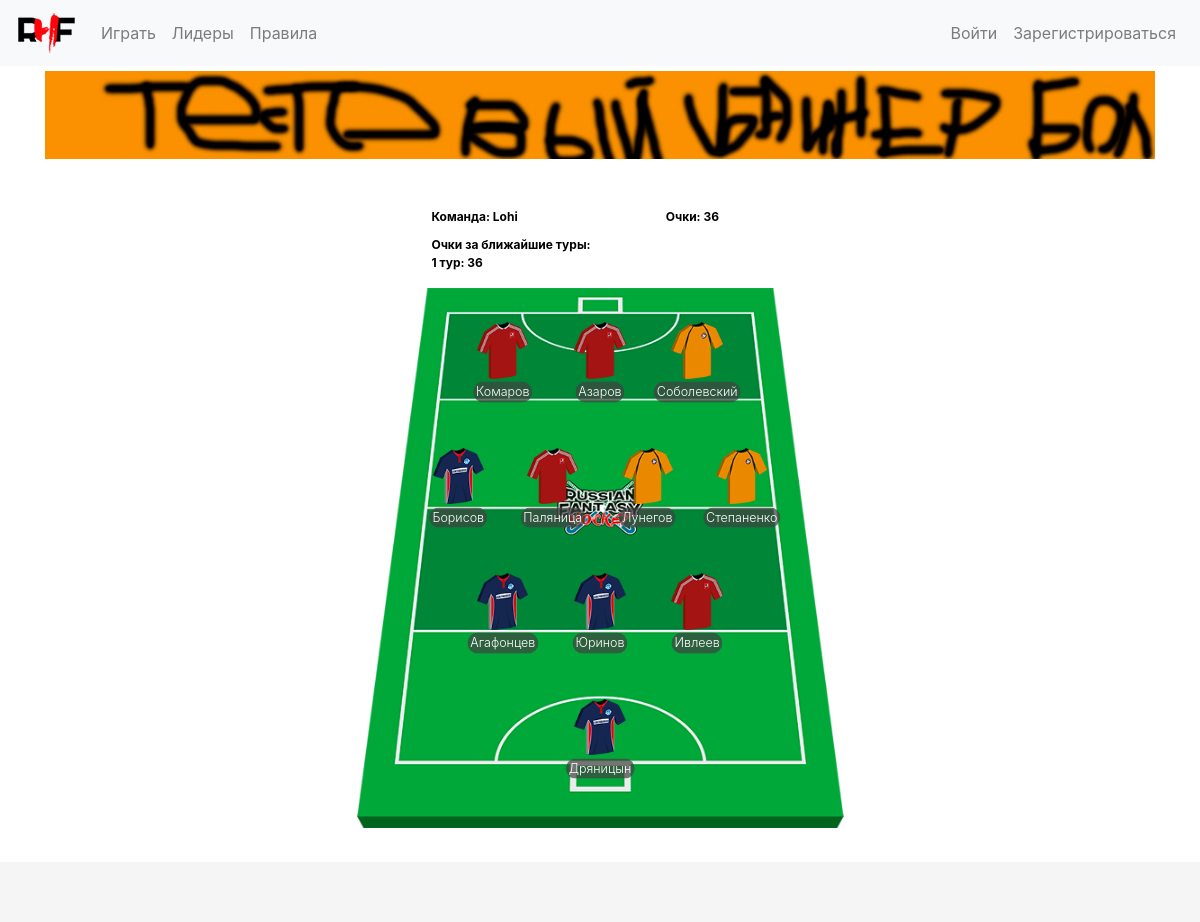
The page /users_team/1/ on the database its author committed.
### accounts/models.py (models this page shows, shortened)
class AdBanners(models.Model):
    name = models.CharField(max_length=120, null=False, blank=False)
    start_time = models.DateTimeField(auto_now_add=False, auto_now=False, blank=False, null=False)
    end_time = models.DateTimeField(auto_now_add=False, auto_now=False, blank=False, null=False)
    small_image = models.ImageField(upload_to='banners/', blank=False, null=False, help_text='Resolution 414 x 50 px')
    medium_image = models.ImageField(upload_to='banners/', blank=False, null=False, help_text='Resolution 800 x 80 px')
    large_image = models.ImageField(upload_to='banners/', blank=False, null=False, help_text='Resolution 1140 x 90 px')
    link = models.URLField(blank=True, null=True)

class Profile(models.Model):
    user_id = models.OneToOneField(User, on_delete=models.CASCADE, primary_key=True)
    team_name = models.CharField(max_length=30, null=True, blank=True)
    budget = models.FloatField(default=DEFAULT_BUDGET)
    changes_count = models.PositiveIntegerField(default=0)
    refresh_changes = models.BooleanField(editable=False, default=False)
    points = models.PositiveIntegerField(default=0, blank=False, null=False)

### players/models.py (models this page shows, shortened)
class Player(models.Model):
    club = models.ForeignKey(Club)
    surname = models.CharField(max_length=100, blank=False, null=False)
    name = models.CharField(max_length=100, blank=False, null=False)
    GOALKEEPER = 'GK'
    DEFENDER = 'DE'
    MIDFIELDER = 'MF'
    FORWARD = 'FW'
    POSITION_CHOICES = (
        (GOALKEEPER, 'GOALKEEPER'),
        (DEFENDER, 'DEFENDER'),
        (MIDFIELDER, 'MIDFIELDER'),
        (FORWARD, 'FORWARD')
    )
    position = models.CharField(max_length=2, choices=POSITION_CHOICES, blank=False, null=False)
    price = models.FloatField(blank=False, null=False)
    points = models.IntegerField(blank=False, null=False, default=0, editable=False)

### fantasy_hockey/views.py (the view)
# urls.py: url(r'^users_team/(?P<user_id>\d+)/$', views.render_user_team),
def render_user_team(request, user_id):
    profile = Profile.objects.get(pk=user_id)
    user = User.objects.get(pk=user_id)
    team_instances = Team.objects.filter(user_id=profile, tour_number_end__isnull=True)
    team = {'GK': [], 'DE': [], 'MF': [], 'FW': []}
    last_3_results = players.get_results_of_3_last_tours(user)
    utc_now = datetime.datetime.now(datetime.timezone.utc)
    try:
        banners = AdBanners.objects.get(start_time__lte=utc_now, end_time__gte=utc_now)
    except:
        banners = False
    if len(team_instances) == 11:
        for instance in team_instances:
            instance.player_id.tshirt = choose_tshirt(instance.player_id)
            team[instance.player_id.position].append(instance.player_id)
        return render(request, 'users_team.html', context={'team': team, 'name': profile.team_name, 'points': profile.points, 'results': last_3_results, 'banners': banners})
    else:
        return HttpResponseNotFound(f'<h1>У такого пользователя нет команды, или что-то пошло не так...</h1>')

### fantasy_hockey/views.py (called while the page is built)
def choose_tshirt(player_id):
    if player_id.club.name == 'Динамо-Строитель':
        return 'images/play/1_shirt_DS.png'
    elif player_id.club.name == 'Динамо-Электросталь':
        return 'images/play/2_shirt_DE.png'
    elif player_id.club.name == 'Динамо-Казань':
        return 'images/play/3_shirt_DK.png'
    elif player_id.club.name == 'Динамо-ЦОП':
        return 'images/play/4_shirt_DCOP.png'
    elif player_id.club.name == 'Тана':
        return 'images/play/6_shirt_TANA.png'
    elif player_id.club.name == 'СПБ УОР2':
        return 'images/play/5_shirt_SPB.png'
    elif player_id.club.name == 'Волна':
        return 'images/play/7_shirt_VOLNA.png'

### players/views.py (called while the page is built)
def get_results_of_3_last_tours(user):
    dict_to_return = dict()
    profile = Profile.objects.get(user_id=user)
    last_3_tours_result = Result_Profiles.objects.filter(tour_number__season=YEAR, user_id=profile).order_by('-id')[:3]
    for instance in last_3_tours_result:
        dict_to_return[instance.tour_number.number] = instance.points
    return dict_to_return

### templates/users_team.html (shortened to what this page needs)
{% extends "base.html" %}
{% block content %}
{% load staticfiles%}
<div class="container">
    {% if banners %}
        <div class="large_image">
            <div class="banner-div">
                {% if banners.link %}
                    <a href="{{ banners.link }}" target="_blank"><img class="banner" src="{{ banners.large_image.url }}" alt="small_banner"></a>
                {% else %}
                    <img class="banner" src="{{ banners.large_image.url }}" alt="large_banner">
                {% endif %}
            </div>
        </div>
    {% endif %}
    <div class="row justify-content-center">
        <div class="col-12 col-lg-6" style="margin-bottom: 3%; margin-top: 3%;">
            <div class="row name-and-points-for-users-team">
                <div class="col-6">
                    <p id="user_name">Команда: {{ name }}</p>
                </div>
                <div class="col-6">
                    <p id="points">Очки: {{ points }}</p>
                </div>
                {% if results %}
                    <div class="col-6">
                        <ul id="last_3_result">
                        Очки за ближайшие туры:
                        {% for key, value in results.items %}
                            <li>{{ key }} тур: {{ value }}</li>
                        {% endfor %}
                        </ul>
                    </div>
                {% endif %}
            </div>
            <div class="field_wrapper">
                <img class="field" src="{% static 'images/play/field.png' %}" alt="field">
                <div class="field_div">
                    <div class="forward zone">
                        {% for player in team.FW %}
                            <div class="player disabled">
                                <img class="player_image" src="{% static '' %}{{ player.tshirt }}" alt="player_image">
                                <p class="font-weight-light player_sign">{{ player.surname }}</p>
                            </div>
                        {% endfor %}
                    </div>
                    <div class="midfielder zone">
                        {% for player in team.MF %}
                            <div class="player disabled">
                                <img class="player_image" src="{% static '' %}{{ player.tshirt }}" alt="player_image">
                                <p class="font-weight-light player_sign">{{ player.surname }}</p>
                            </div>
                        {% endfor %}
                    </div>
                    <div class="defender zone">
                        {% for player in team.DE %}
                            <div class="player disabled">
                                <img class="player_image" src="{% static '' %}{{ player.tshirt }}" alt="player_image">
                                <p class="font-weight-light player_sign">{{ player.surname }}</p>
                            </div>
                        {% endfor %}
                    </div>
                    <div class="goalkeeper zone">
                        <div class="player disabled">
                            <img class="player_image" src="{% static '' %}{{ team.GK.0.tshirt }}" alt="player_image">
                            <p class="font-weight-light player_sign">{{ team.GK.0.surname }}</p>
                        </div>
                    </div>
                </div>
            </div>
        </div>
    </div>
</div>
{% endblock %}

### static/css/master.css (style rules this page uses)
body { margin-bottom: 60px; }
p { color: gray; margin-top: 10px; margin-bottom: 10px; }
.field { width: 100%; }
.player { flex: 1 0; height: 100%; width: 100%; position: relative; }
.field_div { position: absolute; top: 0; bottom: 0; left: 0; right: 0; display: flex; flex-direction: column; padding-bottom: 7%; }
.zone { flex: 1 0; position: relative; display: flex; flex-direction: row; justify-content: center; align-content: center; align-items: center; }
.player_image { height: 45%; width: auto; position: absolute; margin: auto; top: 0; left: 0; right: 0; bottom: 0; cursor: pointer; }
.forward { margin-left: 23%; margin-right: 23%; }
.midfielder { margin-left: 15%; margin-right: 15%; }
.defender { margin-left: 23%; margin-right: 23%; }
.field_wrapper { position: relative; }
.player_sign { position: relative; float: left; left: 50%; transform: translate(-50%, -50%); color: white; border: 1px solid rgba(66, 66, 66, 0); border-radius: 12px; background: rgba(66, 66, 66, 0.7); padding-left: 2px; padding-right: 2px; cursor: pointer; white-space: nowrap; }
.disabled .player_sign { cursor: default; }
.disabled .player_image { cursor: default; }
#budget, #changes, #deadline, #deadline_end, #tour, #tour_name, #user_name, #points { font-size: 0.75rem; font-weight: bold; color: black; }
.name-and-points-for-users-team { margin-left: 16%; }
#last_3_result { list-style-type: none; padding-left: 0; font-size: 0.75rem; font-weight: bold; color: black; }
.banner { margin-top: 5px; margin-bottom: 5px; max-width: 100%; height: auto; }
.banner-div { text-align: center; }

### rows shown on the page
AdBanners: large_image (picture)
Profile: team_name "Lohi"
Player: surname "Комаров"
Player: surname "Азаров"
Player: shows a picture, surname "Соболевский"
Player: shows a picture, surname "Борисов"
Player: shows a picture, surname "Паляница"
Player: surname "Лунегов"
Player: surname "Степаненко"
Player: surname "Агафонцев"
Player: surname "Юринов"
Player: shows a picture, surname "Ивлеев"
Player: GK.0.surname "Дряницын"

### other values the page prints
{{ points }} "36"
{{ key }} "1"
{{ value }} "36"
